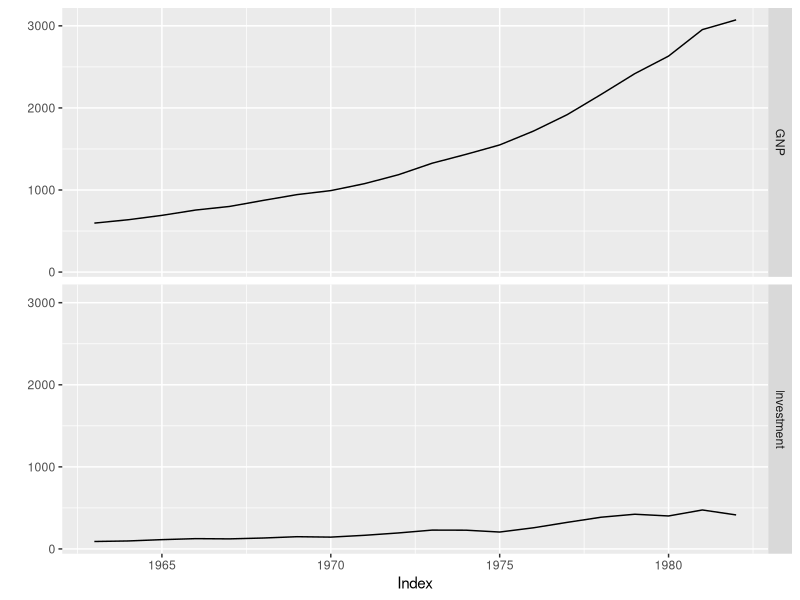
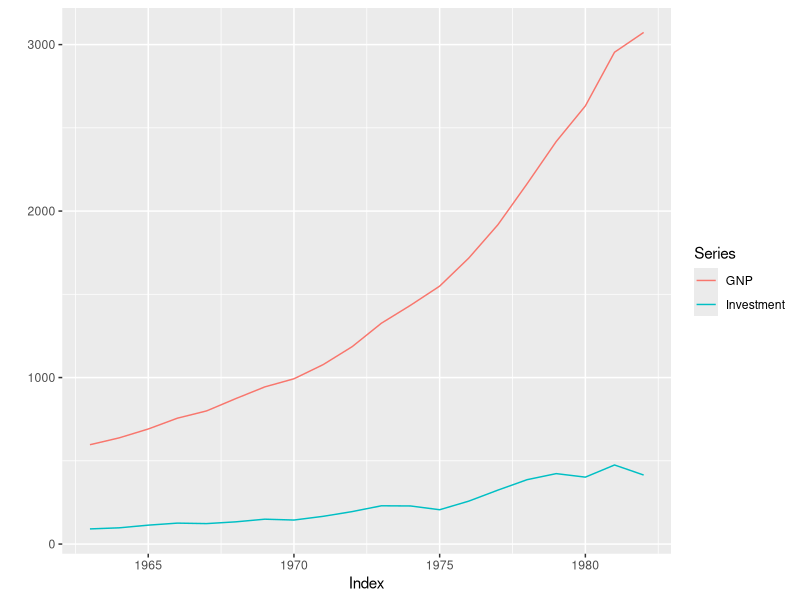

Here is the R script that generated these plots, in order: (Note: this script raises an error after producing the figures.)
library("lubridate") # работа с датами
library("sandwich") # робастные стандартные ошибки
library("lmtest") # тесты
library("zoo") # временные ряды
library("dplyr") # манипуляции с данными
library("ggplot2") # построение графиков


data("Investment")



d<-as.zoo(Investment) # неупорядоченный временной ряд

autoplot(d[,1:2]) # построим графики 1-го и 2-го столбика из Investment

autoplot(d[,1:2], facets = NULL) # построим графики 1-го и 2-го столбика из Investment на одном графике


model<-lm(data=d, RealInv~RealInt+RealGNP)

summary(model)


coeftest(model)#посмотрим на проверку гипотез о равенстве коэффициентов 0

confint(model)#доверительные интервалы для коэффициентов модели


library(broom)
d_aug<- augment(model, as.data.frame(d))#добавляем в 


#as.data.frame(d) потому что d надо перевести из формата временного ряда в формат дата фрейма - таблички

glimpse(d_aug)#посмотрим как теперь выглядит наша дополненная таблица

qplot(data=d_aug, lag(.resid), .resid)#построим график, где по горизонтали предшествующее значение остатка, по вертикали сам остаток


vcov(model)#ковариационная матрица оценок коэффициентов

vcovHAC(model)#ковариационная матрица оценок коэффициентов, устойчивая к автокорреляции


#Коррекция на автокорреляцию
coeftest(model, vcov.=vcovHAC(model)) #робастные коффициенты

#робастные доверительные интервалы
conftable<-coeftest(model, vcov.=vcovHAC(model))

ci<-data.frame(estimate=conftable[,1], se_ac=conftable[,2])
ci

ci<-mutate(ci, left95= estimate - 1.96*se_ac , right95= estimate + 1.96*se_ac)
ci
